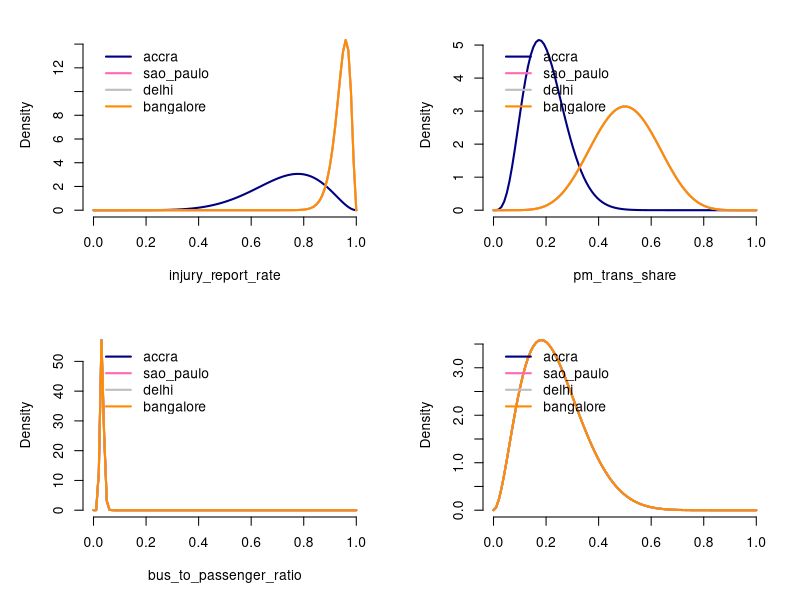
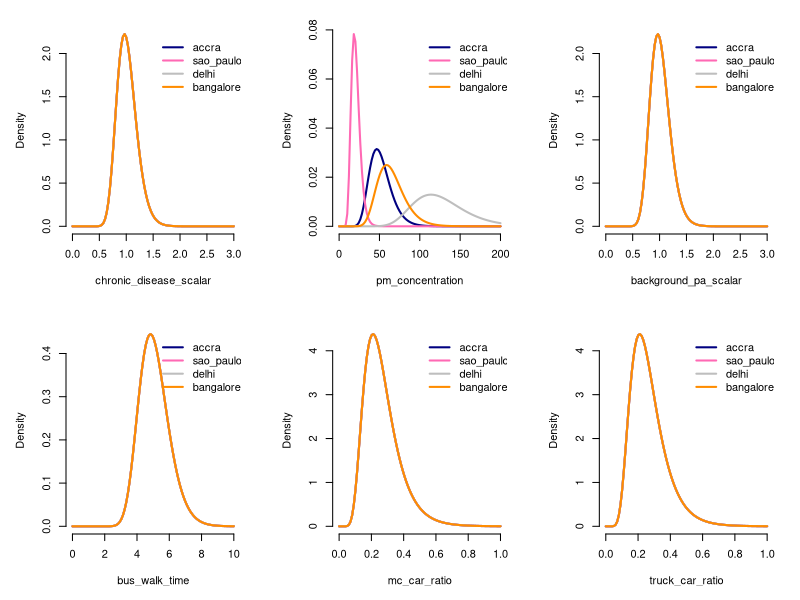

Write the R code that produced these figures, in order.
lnorm_parameters <- list(
  # lnorm parameters for CHRONIC_DISEASE_SCALAR
  chronic_disease_scalar = list(accra=c(0,log(1.2)),
                                sao_paulo=c(0,log(1.2)),
                                delhi=c(0,log(1.2)),
                                bangalore=c(0,log(1.2))),
  # lnorm parameters for PM_CONC_BASE
  pm_concentration = list(accra=c(log(50),log(1.3)),
                          sao_paulo=c(log(20),log(1.3)),
                          delhi=c(log(122),log(1.3)),
                          bangalore=c(log(63),log(1.3))),
  # lnorm parameters for BACKGROUND_PA_SCALAR
  background_pa_scalar = list(accra=c(0,log(1.2)),
                              sao_paulo=c(0,log(1.2)),
                              delhi=c(0,log(1.2)),
                              bangalore=c(0,log(1.2))),
  # lnorm parameters for BUS_WALK_TIME
  bus_walk_time = list(accra=c(log(5),log(1.2)),
                       sao_paulo=c(log(5),log(1.2)),
                       delhi=c(log(5),log(1.2)),
                       bangalore=c(log(5),log(1.2))),
  # lnorm parameters for MOTORCYCLE_TO_CAR_RATIO
  mc_car_ratio = list(accra=c(-1.4,0.4),
                      sao_paulo=c(-1.4,0.4),
                      delhi=c(-1.4,0.4),
                      bangalore=c(-1.4,0.4)),
  # lnorm parameters for TRUCK_TO_CAR_RATIO
  truck_car_ratio = list(accra=c(-1.4,0.4),
                         sao_paulo=c(-1.4,0.4),
                         delhi=c(-1.4,0.4),
                         bangalore=c(-1.4,0.4))
)


beta_parameters <- list(
  # beta parameters for INJURY_REPORTING_RATE
  injury_report_rate = list(accra=c(8,3),
                            sao_paulo=c(50,3),
                            delhi=c(50,3),
                            bangalore=c(50,3)),
  # beta parameters for PM_TRANS_SHARE
  pm_trans_share = list(accra=c(5,20),
                        sao_paulo=c(8,8),
                        delhi=c(8,8),
                        bangalore=c(8,8)),
  # bus occupancy beta distribution
  bus_to_passenger_ratio = list(accra=c(20,600),
                                  sao_paulo=c(20,600),
                                  delhi=c(20,600),
                                  bangalore=c(20,600)),
  # truck beta distribution
  truck_to_car_ratio  <- list(accra=c(3,10),
                              sao_paulo=c(3,10),
                              delhi=c(3,10),
                              bangalore=c(3,10))
)


cols <- c('navyblue','hotpink','grey','darkorange')
{x11(height=6,width=6); par(mfrow=c(2,2),mar=c(5,5,2,2))
  x <- seq(0,1,length=100)
  for(i in 1:length(beta_parameters)) {
    toplot <- list()
    for(j in 1:length(beta_parameters[[1]]))
      toplot[[j]] <- dbeta(x,beta_parameters[[i]][[j]][1],beta_parameters[[i]][[j]][2])
    ymax <- max(unlist(toplot))
    for(j in 1:length(beta_parameters[[1]]))
      if(j==1){
        plot(x,toplot[[j]],typ='l',lwd=2,col=cols[j],frame=F,xlab=names(beta_parameters)[i],ylab='Density',ylim=c(0,ymax))
      }else{
        lines(x,toplot[[j]],beta_parameters[[i]][[j]][2],typ='l',lwd=2,col=cols[j])
      }
    legend(legend=names(beta_parameters[[1]]),x=0,y=ymax,col=cols,lwd=2,bty='n')
  }
}
xmaxes <- c(3,200,3,10,1,1)
{x11(height=6,width=9); par(mfrow=c(2,3),mar=c(5,5,2,2))
  for(i in 1:length(lnorm_parameters)) {
    x <- seq(0,xmaxes[i],length=100)
    toplot <- list()
    for(j in 1:length(lnorm_parameters[[1]]))
      toplot[[j]] <- dlnorm(x,lnorm_parameters[[i]][[j]][1],lnorm_parameters[[i]][[j]][2])
    ymax <- max(unlist(toplot))
    for(j in 1:length(lnorm_parameters[[1]]))
      if(j==1){
        plot(x,toplot[[j]],typ='l',lwd=2,col=cols[j],frame=F,xlab=names(lnorm_parameters)[i],ylab='Density',ylim=c(0,ymax),xlim=c(0,xmaxes[i]))
      }else{
        lines(x,toplot[[j]],lnorm_parameters[[i]][[j]][2],typ='l',lwd=2,col=cols[j])
      }
    legend(legend=names(lnorm_parameters[[1]]),x=0.5*xmaxes[i],y=ymax,col=cols,lwd=2,bty='n')
  }
}
